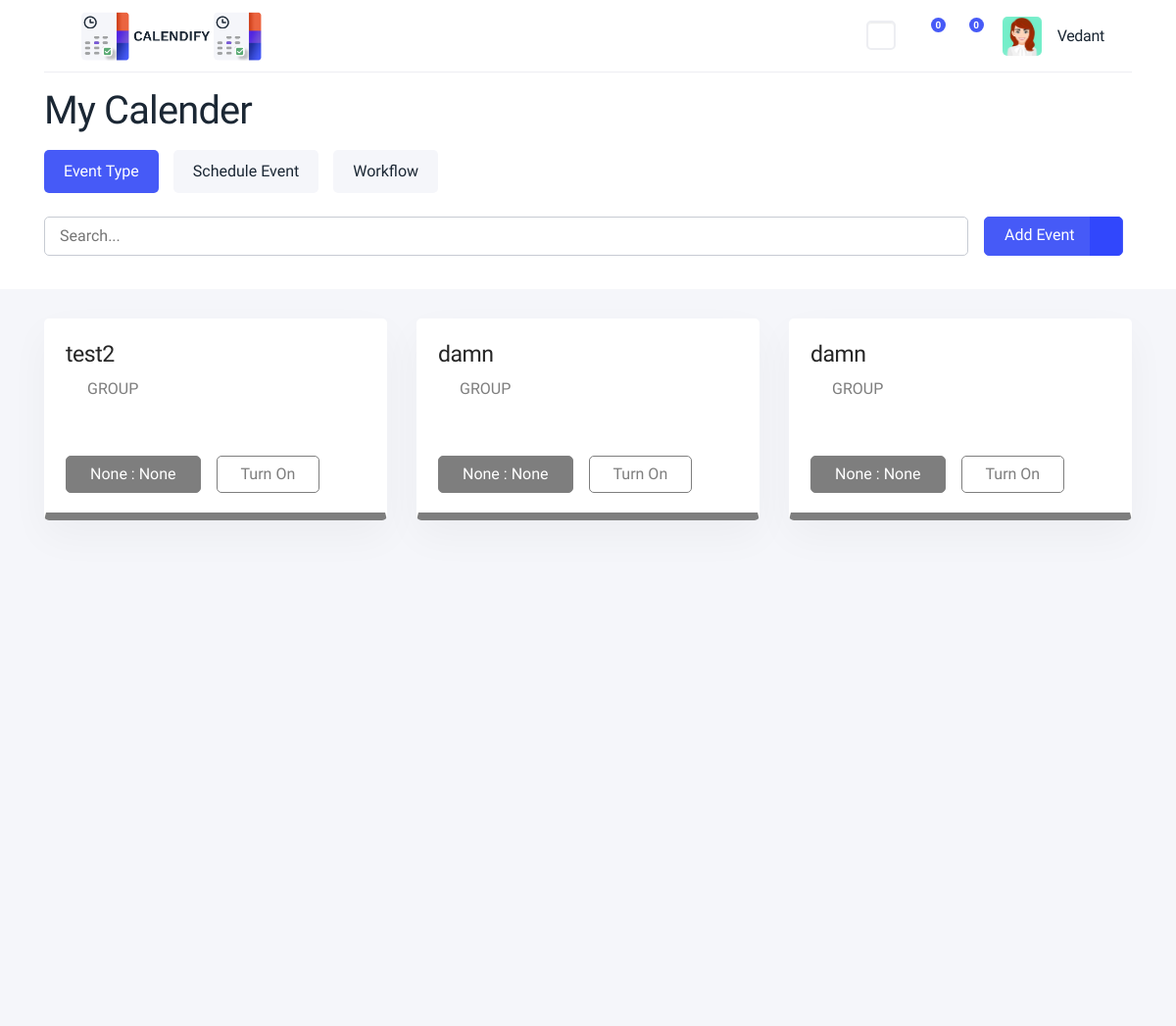
Before: /dashboard/2/ (upper part) with the older database file.
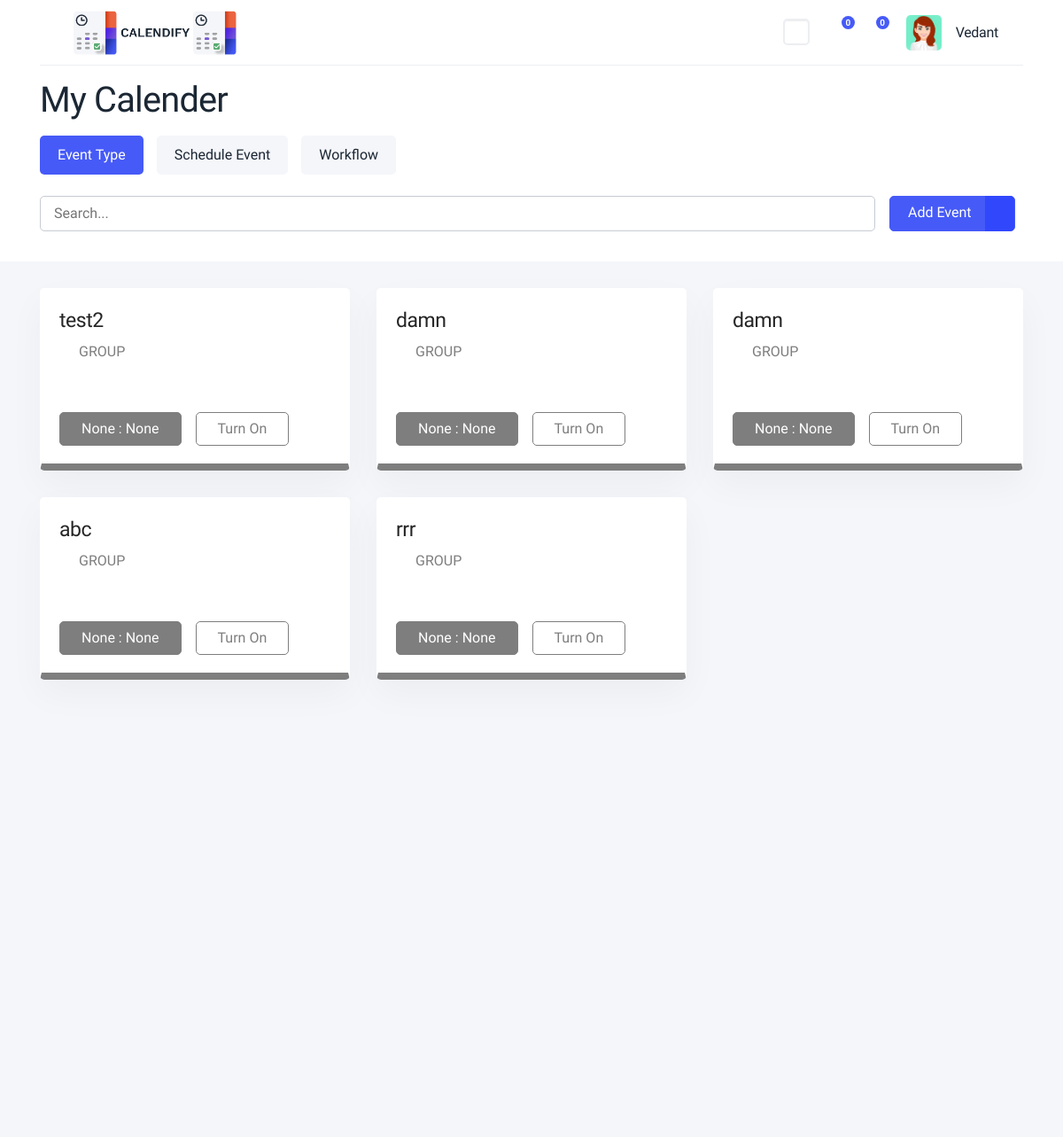
After: the same page with the newer database file.
### employee/models.py (models this page shows, shortened)
class meeting(models.Model):
    title = models.CharField(max_length=20)
    date = models.DateField(blank=True,null=True)
    start_time = models.TimeField(blank=True,null=True)
    color = models.CharField(max_length=10,default='Black')
    end_time = models.TimeField(blank=True,null=True)
    summary = models.TextField(blank=True)
    participants = models.ManyToManyField(employee,through='Meets')
    email_id_of_participants = models.CharField(max_length=100,null=True,blank=True)
    link=models.CharField(max_length=100,null=True,blank=True)

### employee/views.py (the view)
# urls.py: path('dashboard/<int:id>/',dashboard_view),
def dashboard_view(request,id):
    obj = employee.objects.get(id=id)
    all_meets = obj.meetings.values()
    context={
        "con":obj,
        "all": all_meets,
    }
    return render(request,"employee/dashboard.html",context)

### employee/templates/employee/dashboard.html (shortened to what the changed rows need)
{% load static %}
<!doctype html>
<html lang="en">
<head>
      <link rel="stylesheet"  href="{% static 'css/backend.minf700.css' %}"  type="text/css">
      <link rel="stylesheet" href="{% static 'css/all.min.css' %}"  type="text/css">
      <link rel="stylesheet"  href="{% static 'css/line-awesome.min.css' %}"  type="text/css">
      <link rel="stylesheet" href="{% static 'css/remixicon.css' %}" type="text/css">   </head>
  <body class="fixed-top-navbar top-nav  ">
    <div class="wrapper">
      <div class="content-page">
    <div class="content-top">
        <div class="container">
            <div class="row">
                <div class="col-lg-12 mb-3">
                    <div class="d-flex align-items-center justify-content-between">
                        <div class="navbar-breadcrumb">
                            <h1 class="mb-1">My Calender</h1>
                        </div>
                    </div>
                </div>
            </div>
        </div>
    </div>
    <div class="container">
        <div class="row">
            <div class="col-lg-12">
                <div class="event-content">
                    <div id="event1" class="tab-pane fade active show">
                        <div class="row">
                            {% for event in all %}
                            <div class="col-lg-4 col-md-6">
                                <div class="card card-block card-stretch card-height">
                                    <div class="card-body rounded event-detail event-detail-danger disabled">
                                        <div class="d-flex align-items-top justify-content-between">
                                            <div>
                                                <h4 class="mb-2 mr-4">{{event.title}}</h4>
                                                <p class="mb-2 text-danger font-weight-500 text-uppercase"><i class="las la-user pr-2"></i>Group</p>
                                                <div class="d-flex align-items-center pt-4">
                                                    <a href="#" class="btn btn-danger mr-3 px-xl-4">{{event.end_time }} : {{event.start_time}}</a>
                                                    <a href="#" class="btn btn-outline-danger turn-on px-xl-4">Turn On</a>
                                                </div>
                                            </div>
                                        </div>
                                    </div>
                                </div>
                            </div>
                            {% endfor %}
                            </div>
                        </div>
                    </div>
                </div>
            </div>
        </div>
    </div>
      </div>
    <script src="{% static 'js/app.js' %}"></script>  </body>
</html>

Changed rows visible on the page:
added meeting: title "abc", end_time "None", start_time "None"
added meeting: title "rrr", end_time "None", start_time "None"
